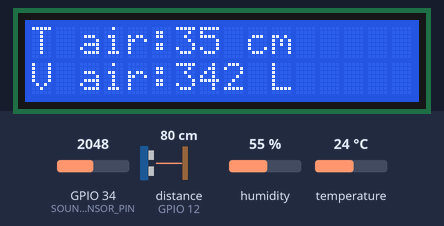
A sketch run on a simulated ESP32. Shown: 16×2 character LCD. Wiring (inferred from the names in the program): ultrasonic range finder: trigger GPIO 13; echo GPIO 12. The test bench sets the inputs (shaded band); at power-on: distance to the obstacle (sensor on GPIO 12) 80 cm, GPIO 34 (SOUND_SENSOR_PIN) = 2048, humidity 55 %, temperature 24 °C. The echo pulse lasts 58.3 µs per cm; WiFi joins after 1.5 s; servers stay silent unless stated; the local clock reads 2024-03-15 10:24:30 at power-on unless the sketch sets it; what the sketch prints to the serial monitor is not drawn.

Above: at 3.3 s.
3.4 s: distance to the obstacle (sensor on GPIO 12) set to 2 cm
At 6.9 s:
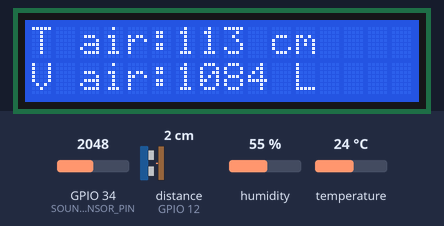
7.6 s: distance to the obstacle (sensor on GPIO 12) set to 4 cm
At 10.1 s:
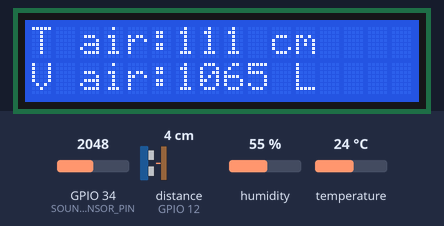
11.8 s: distance to the obstacle (sensor on GPIO 12) set to 9 cm
At 13.2 s:
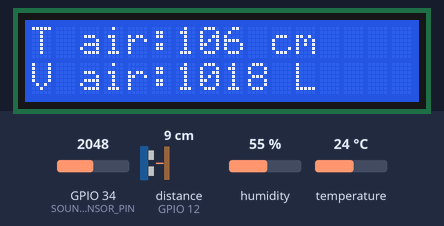
Timing chart, 0 to 14.8 s (numbered marks = the images above; inputs shaded):
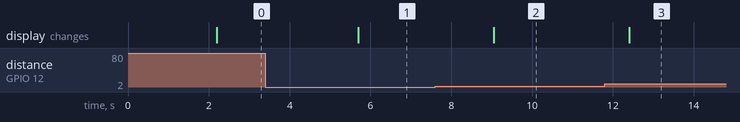

The sketch:

jarak_dan_volume.ino
```cpp
#include <Wire.h>
#include <LiquidCrystal_I2C.h>
#include <WiFi.h>
#include <FirebaseESP32.h>
#include <TimeLib.h>
#include <WiFiUdp.h>
#include <DHT.h> // Include the DHT library

// Wi-Fi credentials
const char* ssid = "FUTRA_UP2B"; // replace with your Wi-Fi SSID
const char* password = "dothebest"; // replace with your Wi-Fi password

// Firebase Realtime Database
const char* firebaseHost = "up2btangki-default-rtdb.asia-southeast1.firebasedatabase.app"; // Firebase host without "https://"
const char* firebaseAuth = "16PpVFU8xxWU0uiy0mUfQWXIwr51BLt0UySuIpMF";

FirebaseData firebaseData;
FirebaseConfig firebaseConfig;
FirebaseAuth auth;

LiquidCrystal_I2C lcd(0x27, 16, 2);

// DHT11 sensor
#define DHTPIN 4 // Pin connected to the DHT11 sensor
#define DHTTYPE DHT11 // Define the sensor type

DHT dht(DHTPIN, DHTTYPE);

// KY-037 sensor
#define SOUND_SENSOR_PIN 34 // Analog pin connected to KY-037 sensor

#define echoPin 12 // Pin Echo
#define trigPin 13 // Pin Trigger

long duration;
float jarak;

float tinggiWadah = 115; // Tinggi wadah (jarak dasar dengan sensor) dalam cm
float lebarWadah = 80; // Lebar wadah dalam cm
float panjangWadah = 120; // Panjang wadah dalam cm
float luasAlaswadah = 9600; // Luas alas wadah dalam cm2
float tinggiAir;
float volume;
float volumeLiter;

unsigned long lastFailTime = 0; // Time of the last failed attempt
const unsigned long failDurationLimit = 60000; // 1 minute in milliseconds

int initialVolume = -1;
int finalVolume = -1;

const int timeZone = 7; // Time zone offset for GMT+7

WiFiUDP ntpUDP;

void setup() {
  Serial.begin(115200); // Baudrate komunikasi dengan serial monitor
  pinMode(trigPin, OUTPUT);
  pinMode(echoPin, INPUT);
  lcd.init();
  lcd.backlight();

  // Initialize DHT sensor
  dht.begin();

  // Initialize KY-037 sensor pin
  pinMode(SOUND_SENSOR_PIN, INPUT);

  // Connect to Wi-Fi
  connectWiFi();

  // Initialize Firebase
  firebaseConfig.host = firebaseHost;
  firebaseConfig.signer.tokens.legacy_token = firebaseAuth;
  Firebase.begin(&firebaseConfig, &auth);
  Firebase.reconnectWiFi(true);

  // Synchronize time from NTP server
  configTime(timeZone * 3600, 0, "pool.ntp.org");
  if (!syncTime()) {
    Serial.println("Failed to synchronize time with NTP server");
  }
}

void loop() {
  // Update time
  time_t now = time(nullptr);
  struct tm *localTime = localtime(&now);

  // Mengukur jarak dengan sensor ultrasonik
  digitalWrite(trigPin, LOW);
  delayMicroseconds(2);
  digitalWrite(trigPin, HIGH);
  delayMicroseconds(10);
  digitalWrite(trigPin, LOW);
  duration = pulseIn(echoPin, HIGH);
  jarak = duration * 0.034 / 2; // Konversi ke jarak sebenarnya (cm)

  // Menghitung volume wadah air (disesuaikan dengan karakteristik wadah Anda)
  tinggiAir = tinggiWadah - jarak;
  volume = tinggiAir * luasAlaswadah;
  volumeLiter = volume / 1000.0; // Konversi volume dari ml ke liter

  // Membulatkan volumeLiter menjadi dua angka desimal
  // float roundedVolumeLiter = round(volumeLiter * 100.0) / 100.0;

  // Read temperature and humidity from DHT11
  float temperature = dht.readTemperature();
  float humidity = dht.readHumidity();

  // Read sound level from KY-037
  int soundLevel = analogRead(SOUND_SENSOR_PIN);

  // Convert roundedVolumeLiter to an int
  int volumeLiterInt = static_cast<int>(volumeLiter);
  int tinggiAirInt = static_cast<int>(tinggiAir);

  // Print sensor readings to Serial Monitor
  // Serial.print("Temperature: ");
  // Serial.print(temperature);
  // Serial.println(" C");

  // Serial.print("Humidity: ");
  // Serial.print(humidity);
  // Serial.println(" %");

  Serial.print("Sound Level: ");
  Serial.println(soundLevel);

  // Display results on LCD
  lcd.clear();
  lcd.setCursor(0, 0);
  lcd.print("T air:");
  lcd.print(tinggiAirInt);
  lcd.print(" cm");
  lcd.setCursor(0, 1);
  lcd.print("V air:");
  lcd.print(volumeLiterInt); // Menampilkan volume dalam liter dengan 2 decimal places
  lcd.print(" L");

  // Upload rounded volume liter to Firebase
  String path = "/fuelinformation/tankVolume"; // Your desired path in Firebase
  if (Firebase.setFloat(firebaseData, path.c_str(), volumeLiter)) {
    // Serial.println("Volume data uploaded to Firebase");
    lastFailTime = 0; // Reset the fail time on successful upload
  } else {
    Serial.print("Failed to upload volume data to Firebase: ");
    Serial.println(firebaseData.errorReason());

    if (lastFailTime == 0) {
      lastFailTime = millis(); // Set the time of the first failure
    } else if (millis() - lastFailTime > failDurationLimit) {
      // Reconnect to Wi-Fi if failures exceed the limit
      connectWiFi();
      lastFailTime = 0; // Reset the fail time after reconnection attempt
    }
  }

  // Upload temperature to Firebase
  String tempPath = "/fuelinformation/temperature"; // Your desired path in Firebase
  if (Firebase.setFloat(firebaseData, tempPath.c_str(), temperature)) {
    // Serial.println("Temperature data uploaded to Firebase");
    lastFailTime = 0; // Reset the fail time on successful upload
  } else {
    Serial.print("Failed to upload temperature data to Firebase: ");
    Serial.println(firebaseData.errorReason());

    if (lastFailTime == 0) {
      lastFailTime = millis(); // Set the time of the first failure
    } else if (millis() - lastFailTime > failDurationLimit) {
      // Reconnect to Wi-Fi if failures exceed the limit
      connectWiFi();
      lastFailTime = 0; // Reset the fail time after reconnection attempt
    }
  }


  // Check for initial and final volume recording times
  int currentHour = localTime->tm_hour;
  int currentMinute = localTime->tm_min;
  int currentSecond = localTime->tm_sec;

  // Extract the date from the current time
  char dateKey[11]; // Buffer to hold the formatted date string
  snprintf(dateKey, sizeof(dateKey), "%04d_%02d_%02d",
           localTime->tm_year + 1900, localTime->tm_mon + 1, localTime->tm_mday);

    // Set initialVolume at midnight (00:00:01)
  if (initialVolume == -1 || (currentHour == 1 && currentMinute == 0)) {
    initialVolume = volumeLiterInt;
    String initialPath = "/fuelinformation/zhistory/" + String(dateKey) + "/awal";
    Firebase.setInt(firebaseData, initialPath, initialVolume);
    Serial.print("New Day Initial Volume set: ");
    Serial.println(initialVolume);
  }

  // If it's 9:00:00 AM, set finalVolume and calculate difference
  if (currentHour == 23 && currentMinute == 00 &&  finalVolume == -1) {
    finalVolume = volumeLiterInt;
    String finalPath = "/fuelinformation/zhistory/" + String(dateKey) + "/akhir";
    Firebase.setInt(firebaseData, finalPath, finalVolume);
    Serial.print("Final Volume at 9:00 AM: ");
    Serial.println(finalVolume);

    // Calculate the difference between initial and final volumes
    int volumeDifference = initialVolume - finalVolume;
    String diffPath = "/fuelinformation/zhistory/" + String(dateKey) + "/konsum";
    Firebase.setInt(firebaseData, diffPath, volumeDifference);
    Serial.print("Volume Difference: ");
    Serial.println(volumeDifference);

  }
  // Reset finalVolume for the next day's calculation
  if (currentHour == 0 && currentMinute == 5) {
    initialVolume = -1;
    finalVolume = -1;
  }
  delay(3000);
}

void connectWiFi() {
  WiFi.begin(ssid, password);
  Serial.print("Connecting to Wi-Fi");
   //----------
  lcd.clear();
  lcd.setCursor(0, 0);
  lcd.print("FUTRA UP2B Jatim");
  lcd.setCursor(0, 1);
  lcd.print("Connecting Wi-Fi");
  lcd.clear();
  while (WiFi.status() != WL_CONNECTED) {
    Serial.print(".");
    delay(1000);
  }
  Serial.println();
  Serial.println("Connected to Wi-Fi");
  Serial.print("IP Address: ");
  Serial.println(WiFi.localIP());
  //----------
  lcd.clear();
  lcd.setCursor(0, 0);
  lcd.print("Connected Wifi");
  lcd.setCursor(0, 1);
  lcd.print("IP");
  lcd.print(WiFi.localIP());
}

bool syncTime() {
  configTime(timeZone * 3600, 0, "pool.ntp.org");
  time_t now = time(nullptr);
  int retry = 0;
  const int retryCount = 10;
  while (now < 8 * 3600 * 2 && retry < retryCount) {
    delay(1000);
    now = time(nullptr);
    retry++;
  }
  if (retry == retryCount) {
    return false;
  }
  setTime(now);
  Serial.println("Time synchronized successfully");
  lcd.clear();
  lcd.setCursor(0, 0);
  lcd.print("Time Sukses");
  return true;
}
```

Measured:
- after the input at 3.4 s, the display: changes after 2.3 s (image 1)
- after the input at 7.6 s, the display: changes after 1.5 s (image 2)
- after the input at 11.8 s, the display: changes after 0.60 s (image 3)
